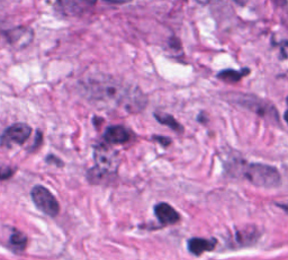
#> input picture test_database/training_database/Example-Detection-Non-Squared/test/images/test_1.png, 288 x 260 px; its folder holds 4 pictures in this run
$ jupyter execute CoNSeP.ipynb
#> lines starting #> are read from the running program, lines starting #| are printed output that depends on the picture
# Prepare CoNSeP Dataset

[cell 1]
# download data from https://warwick.ac.uk/fac/cross_fac/tia/data/

import numpy as np
from PIL import Image
import numpy as np
from pathlib import Path
from scipy.io import loadmat
from matplotlib import pyplot as plt

[cell 2]
# set paths to dataset

orig_dataset_path = Path("path/to/original/Consep")
cellvit_dataset_path = Path("path/to/transformed/Consep")

## Step 1: Rescale Images

[cell 3]
# 1. Test images
test_input_path = orig_dataset_path / "Test" / "Images"
test_output_path = cellvit_dataset_path / "Test" / "images"
test_output_path.mkdir(parents=True, exist_ok=True)
test_image_files = list(test_input_path.glob("*.png"))
for img_file in test_image_files:
    loaded_image = Image.open(img_file)
#> loaded_image is the input picture: PIL image 288x260 RGB; mean R, G, B 193.3, 133.6, 189.9
    resized = loaded_image.resize((1024, 1024), resample=Image.Resampling.LANCZOS)
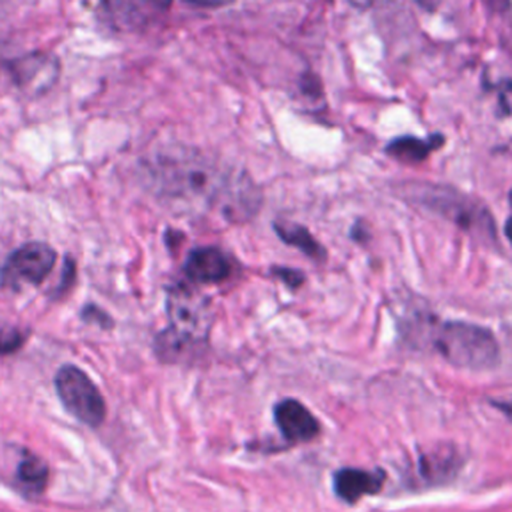
#> resized: PIL image 1024x1024 RGB (shown at 1/2 size); mean R, G, B 193.3, 133.6, 189.9
    new_img_path = test_output_path / f"{img_file.stem}.png"
    resized.save(new_img_path)
#> pass 2 of the loop `for img_file in test_image_files:`:
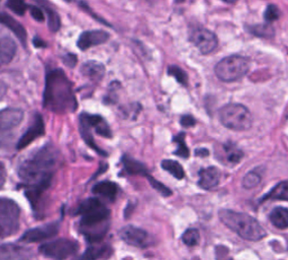
#> input picture test_database/training_database/Example-Detection-Non-Squared/test/images/test_2.png, 288 x 260 px
#> loaded_image is the input picture: PIL image 288x260 RGB; mean R, G, B 165.5, 117.9, 174.2
#> `resized = loaded_image.resize((1024, 1024), resample=Image.Resampling...`:
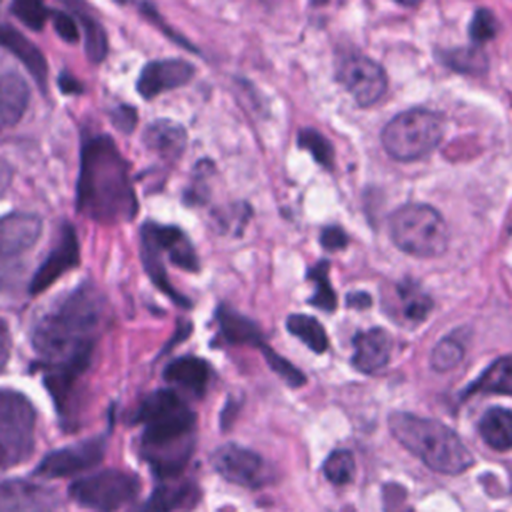
#> resized: PIL image 1024x1024 RGB (shown at 1/2 size); mean R, G, B 165.5, 117.9, 174.2
#> pass 3 of the loop `for img_file in test_image_files:`:
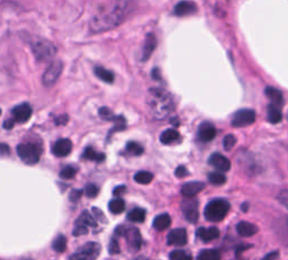
#> input picture test_database/training_database/Example-Detection-Non-Squared/test/images/test_3.png, 288 x 260 px
#> loaded_image is the input picture: PIL image 288x260 RGB; mean R, G, B 186.5, 138.6, 187.3
#> `resized = loaded_image.resize((1024, 1024), resample=Image.Resampling...`:
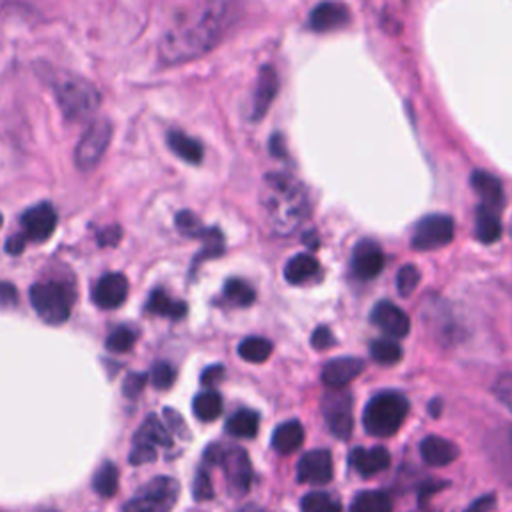
#> resized: PIL image 1024x1024 RGB (shown at 1/2 size); mean R, G, B 186.5, 138.6, 187.3
#> the loop made 4 passes; the first 3 are shown

# 2. Train images

train_input_path = orig_dataset_path / "Train" / "Images"
train_output_path = cellvit_dataset_path / "Train" / "images"
train_output_path.mkdir(parents=True, exist_ok=True)
train_image_files = list(train_input_path.glob("*.png"))
#> train_image_files = 4 items
for img_file in train_image_files:
    loaded_image = Image.open(img_file)
    resized = loaded_image.resize((1024, 1024), resample=Image.Resampling.LANCZOS)
    new_img_path = train_output_path / f"{img_file.stem}.png"
    resized.save(new_img_path)
#> pass 2 of the loop `for img_file in train_image_files:`:
#> pass 3 of the loop `for img_file in train_image_files:`:
#> the loop made 4 passes; the first 3 are shown

## Step 2: Convert labels to numpy and rescale

[cell 4]
# 1. Test images
test_input_path = orig_dataset_path / "Test" / "Labels"
test_mask_files = list(test_input_path.glob("*.mat"))
#> test_mask_files = []

test_output_path = cellvit_dataset_path / "Test" / "labels-1000-1000"
test_output_path_resized = cellvit_dataset_path / "Test" / "labels"
test_output_path.mkdir(parents=True, exist_ok=True)
test_output_path_resized.mkdir(parents=True, exist_ok=True)

for mask_file in test_mask_files:
    loaded_mask= loadmat(mask_file)
    inst_map = loaded_mask["inst_map"]
    inst_map_resized = np.array(Image.fromarray(inst_map).resize(
        (1024, 1024), resample=Image.Resampling.NEAREST
    )).astype(np.float64)
    type_map = loaded_mask["type_map"]
    type_map_resized = np.array(Image.fromarray(type_map).resize(
        (1024, 1024), resample=Image.Resampling.NEAREST
    )).astype(np.float64)
    output_mask = {
        "inst_map": inst_map,
        "type_map": type_map,
    }
    output_mask_resized = {
        "inst_map": inst_map_resized,
        "type_map": type_map_resized,
    }
    new_mask_path = test_output_path / f"{mask_file.stem}.npy"
    np.save(new_mask_path, output_mask)
    new_mask_path_resized = test_output_path_resized / f"{mask_file.stem}.npy"
    np.save(new_mask_path_resized, output_mask_resized)
#> this loop made 0 passes

# 2. Train images
train_input_path = orig_dataset_path / "Train" / "Labels"
train_mask_files = list(test_input_path.glob("*.mat"))
#> train_mask_files = []

train_output_path = cellvit_dataset_path / "Train" / "labels-1000-1000"
train_output_path_resized = cellvit_dataset_path / "Train" / "labels"
train_output_path.mkdir(parents=True, exist_ok=True)
train_output_path_resized.mkdir(parents=True, exist_ok=True)

for mask_file in train_mask_files:
    loaded_mask= loadmat(mask_file)
    inst_map = loaded_mask["inst_map"]
    inst_map_resized = np.array(Image.fromarray(inst_map).resize(
        (1024, 1024), resample=Image.Resampling.NEAREST
    )).astype(np.float64)
    type_map = loaded_mask["type_map"]
    type_map_resized = np.array(Image.fromarray(type_map).resize(
        (1024, 1024), resample=Image.Resampling.NEAREST
    )).astype(np.float64)
    output_mask = {
        "inst_map": inst_map,
        "type_map": type_map,
    }
    output_mask_resized = {
        "inst_map": inst_map_resized,
        "type_map": type_map_resized,
    }
    new_mask_path = train_output_path / f"{mask_file.stem}.npy"
    np.save(new_mask_path, output_mask)
    new_mask_path_resized = train_output_path_resized / f"{mask_file.stem}.npy"
    np.save(new_mask_path_resized, output_mask_resized)
